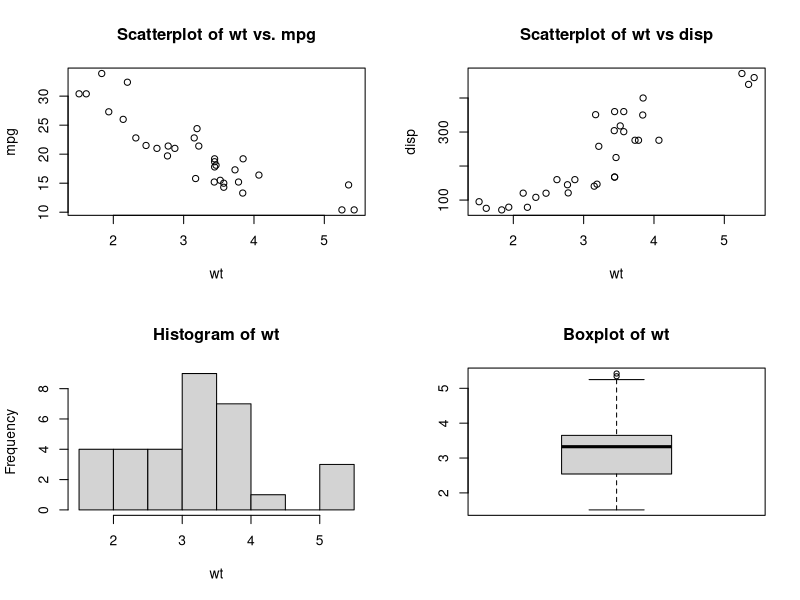

The R source for this figure:
## ---- chunk 1
knitr::opts_chunk$set(eval=F, echo=F, warning=F, message=F)
## ---- chunk 2
attach(mtcars)
par(mfrow=c(2,2))
plot(wt,mpg, main="Scatterplot of wt vs. mpg")
plot(wt,disp, main="Scatterplot of wt vs disp")
hist(wt, main="Histogram of wt")
boxplot(wt, main="Boxplot of wt")
